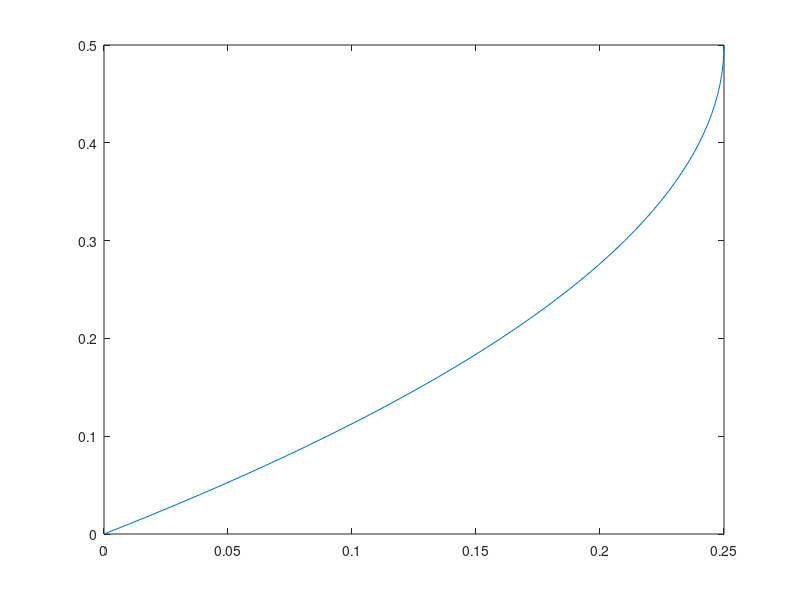

This figure's MATLAB source:
clear; clc; close all;

g = 9.81; % m/s
gx = g*sind(20.0);

h = 1;

mu = 8.9*10^-4;
rho = 999;
nu = mu/rho;

umax = 1.0;

%t = 0 : 0.01 : 1.0;
t = 100000000000000000;

y = 0 : 0.01 : h;

yhat = y/h;
ghat = gx*h^2/nu/umax;
that = t*nu/h^2;

n_terms = 10;

uhat = zeros(length(y),1);

%U = g/2(y-y^2)+SUM2g/(n.pi)^3 (cos(n.pi)-1)sing(n.pi.y)exp(-n.pi)^2.t
term = zeros(length(y),n_terms);

for i = 1 : length(y)
    for n = 1 : n_terms
        
        term(i,n) = 2*ghat/(n*pi)^3*(cos(n*pi)-1)*sin(n*pi*yhat(i))*exp(-n^2*pi^2*that);
        
    end
    
    uhat(i) = ghat*(yhat(i)-yhat(i)^2) + sum(term(i,:));
    
end

plot(uhat(1:51)/ghat,y(1:51));
    